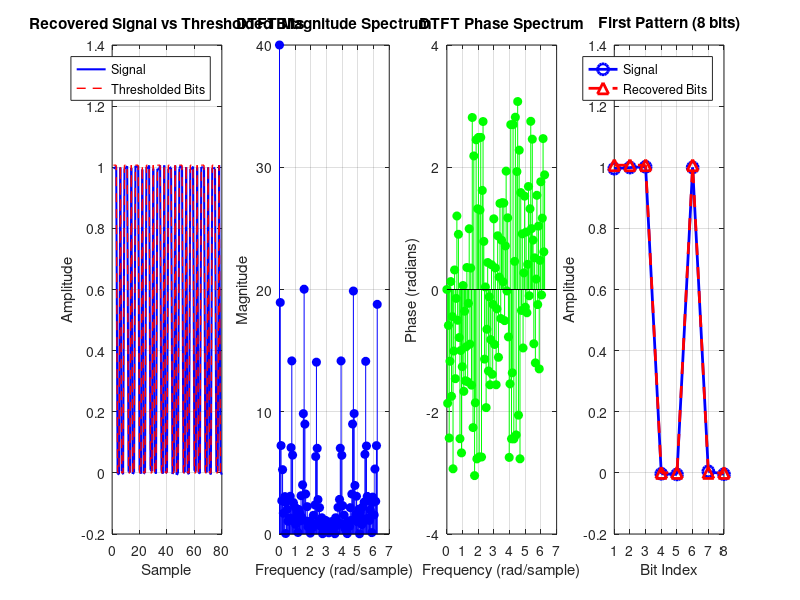

Recreate this plot in MATLAB. (Note: this script raises an error after producing the figure.)
%% Inverse DTFT with Phase Information
% This script takes DTFT complex values (real + imaginary) and recovers the original bit pattern
% Using phase information gives much better reconstruction than magnitude-only

clear all; close all;

% ========== INPUT: DTFT Complex Values ==========
% Copy dtft_real and dtft_imag arrays from Pico output
% Look for: ========== DTFT COMPLEX VALUES FOR MATLAB ==========
dtft_real = [
    40.000000;
    -5.422434;
    6.023712;
    -2.058626;
    2.036586;
    1.679697;
    -0.467443;
    2.764438;
    -0.039930;
    1.408290;
    1.915181;
    0.116517;
    2.868337;
    0.475534;
    2.701977;
    4.374987;
    10.007401;
    -4.929978;
    1.394233;
    -0.922329;
    0.673270;
    0.775013;
    -0.137637;
    1.735470;
    0.009657;
    1.186429;
    1.604222;
    0.064486;
    3.052884;
    0.747214;
    2.519299;
    9.244361;
    0.123008;
    -8.509957;
    -2.076949;
    -0.600349;
    -2.228182;
    -0.164682;
    -0.687702;
    -0.983291;
    0.017925;
    -0.722210;
    -0.697838;
    0.139742;
    -1.210630;
    -0.760764;
    -0.120195;
    -5.852535;
    9.922716;
    2.932602;
    2.813079;
    -0.374332;
    1.719236;
    0.591828;
    0.265115;
    1.318630;
    0.000300;
    0.780383;
    0.751303;
    0.057017;
    1.077437;
    0.163778;
    0.403441;
    0.843289;
    0.001205;
    0.917053;
    0.452702;
    0.135417;
    0.990126;
    0.065376;
    0.742118;
    0.755304;
    0.003766;
    1.317665;
    0.158298;
    0.605029;
    1.647698;
    -0.333288;
    2.827259;
    2.720531;
    10.111462;
    -5.942259;
    0.063394;
    -0.715906;
    -1.182810;
    0.095742;
    -0.599018;
    -0.706546;
    0.030453;
    -1.000590;
    -0.689316;
    -0.216782;
    -2.150978;
    -0.521126;
    -2.128614;
    -8.380008;
    -0.292989;
    9.275308;
    2.435093;
    0.909170;
    2.974222;
    0.043874;
    1.667245;
    1.194965;
    0.017440;
    1.656046;
    -0.156447;
    0.767419;
    0.546499;
    -0.926761;
    1.417182;
    -5.058693;
    9.751877;
    4.544383;
    2.669701;
    0.471888;
    2.786772;
    0.032920;
    1.899643;
    1.331977;
    0.030744;
    2.682383;
    -0.495274;
    1.556140;
    2.088917;
    -2.088140;
    5.897459;
    -5.644099
];
dtft_imag = [
    0.000000;
    -18.146128;
    -4.008826;
    -1.776041;
    -4.854614;
    0.219140;
    -2.611954;
    -1.311207;
    -0.008453;
    -2.225770;
    0.634466;
    -1.034060;
    -0.419568;
    1.233620;
    -1.487829;
    5.548453;
    -10.017267;
    -4.161850;
    -2.162972;
    -0.467187;
    -2.113309;
    0.050647;
    -1.440134;
    -0.644233;
    -0.123278;
    -1.615293;
    0.603788;
    -1.069500;
    -0.703446;
    1.148177;
    -3.134638;
    3.385790;
    -20.023033;
    2.890989;
    -2.526685;
    0.851891;
    -0.216800;
    -0.568578;
    0.569961;
    -0.382051;
    0.070118;
    0.553859;
    -0.297777;
    0.505020;
    0.926743;
    -0.322576;
    2.376705;
    2.430751;
    9.954172;
    -6.366350;
    0.117599;
    -0.990472;
    -1.307070;
    0.279711;
    -1.094055;
    -0.158796;
    -0.024542;
    -0.836419;
    0.321533;
    -0.307700;
    -0.269240;
    0.372185;
    -0.508035;
    0.311045;
    -0.098166;
    -0.300575;
    0.546608;
    -0.272431;
    0.203288;
    0.400003;
    -0.381453;
    0.789054;
    0.024927;
    0.165849;
    1.004081;
    -0.337604;
    1.426276;
    0.869988;
    -0.067540;
    6.466654;
    -9.910619;
    -2.474895;
    -2.325184;
    0.340741;
    -0.993719;
    -0.453237;
    0.285312;
    -0.592382;
    0.015087;
    0.335017;
    -0.658425;
    0.578622;
    0.143017;
    -0.988228;
    2.482330;
    -3.269865;
    19.873680;
    -3.316712;
    3.137130;
    -1.288470;
    0.830072;
    0.998475;
    -0.497088;
    1.635682;
    -0.006975;
    0.721942;
    1.358837;
    -0.078586;
    2.140440;
    0.381015;
    2.188906;
    4.109187;
    10.217858;
    -5.582522;
    1.522896;
    -1.215680;
    0.479417;
    1.106706;
    -0.477638;
    2.253942;
    -0.110173;
    1.385547;
    2.550409;
    -0.139624;
    4.890352;
    1.664829;
    4.179062;
    17.918648
];
% ========== PARAMETERS ==========
N = 80;  % Total signal length (8 bits * 10 repetitions)
num_freq_points = 128;  % Number of frequency points
pattern_len = 8;  % Original pattern length in bits

% ========== INVERSE DTFT WITH PHASE ==========
% Reconstruct signal using inverse DTFT formula with complex values
% x[n] = (1/N) * sum(X[k] * exp(j*2*pi*k*n/N)) for k=0 to N-1

recovered_signal = zeros(1, N);

for n = 0:N-1
    for k = 0:num_freq_points-1
        % Frequency
        omega = (2*pi * k) / num_freq_points;
        
        % Complex exponential: exp(j*omega*n) = cos(omega*n) + j*sin(omega*n)
        cos_part = cos(omega * n);
        sin_part = sin(omega * n);
        
        % Multiply DTFT value (real + j*imag) by complex exponential
        % (a + j*b) * (c + j*d) = (a*c - b*d) + j*(a*d + b*c)
        real_product = dtft_real(k+1) * cos_part - dtft_imag(k+1) * sin_part;
        
        % Sum only the real part
        recovered_signal(n+1) = recovered_signal(n+1) + real_product;
    end
end

% Normalize
recovered_signal = recovered_signal / num_freq_points;

% ========== EXTRACT BITS ==========
% Threshold to convert to binary (0 or 1)
threshold = max(recovered_signal) / 2;
recovered_bits = recovered_signal > threshold;

% Extract the first pattern
first_pattern = recovered_bits(1:pattern_len);

% ========== OUTPUT RESULTS ==========
fprintf('\n========== INVERSE DTFT RESULTS (WITH PHASE) ==========\n');
fprintf('Recovered signal (first 16 samples):\n');
for i = 1:min(16, length(recovered_signal))
    fprintf('%.4f  ', recovered_signal(i));
end
fprintf('\n\n');

fprintf('Recovered bits (first 16 samples):\n');
for i = 1:min(16, length(recovered_bits))
    fprintf('%d', recovered_bits(i));
end
fprintf('\n\n');

fprintf('Extracted first pattern (%d bits):\n', pattern_len);
pattern_str = sprintf('%d', first_pattern);
fprintf('%s\n', pattern_str);

% Convert to decimal
pattern_decimal = bin2dec(pattern_str);
fprintf('\nPattern in decimal: %d\n', pattern_decimal);
fprintf('Pattern in binary: 0b%s\n', pattern_str);

fprintf('======================================================\n\n');

% ========== VISUALIZATION ==========
figure('Position', [100, 100, 1400, 500]);

% Plot 1: Recovered signal
subplot(1, 4, 1);
plot(recovered_signal, 'b-', 'LineWidth', 1.5);
hold on;
plot(recovered_bits * max(recovered_signal), 'r--', 'LineWidth', 1);
xlabel('Sample');
ylabel('Amplitude');
title('Recovered Signal vs Thresholded Bits');
legend('Signal', 'Thresholded Bits');
grid on;

% Plot 2: DTFT Magnitude Spectrum
subplot(1, 4, 2);
magnitude = sqrt(dtft_real.^2 + dtft_imag.^2);
omega_axis = (2*pi * (0:length(dtft_real)-1)) / length(dtft_real);
stem(omega_axis, magnitude, 'b', 'filled');
xlabel('Frequency (rad/sample)');
ylabel('Magnitude');
title('DTFT Magnitude Spectrum');
grid on;

% Plot 3: DTFT Phase Spectrum
subplot(1, 4, 3);
phase = atan2(dtft_imag, dtft_real);
stem(omega_axis, phase, 'g', 'filled');
xlabel('Frequency (rad/sample)');
ylabel('Phase (radians)');
title('DTFT Phase Spectrum');
grid on;

% Plot 4: First pattern zoomed
subplot(1, 4, 4);
plot(1:pattern_len, recovered_signal(1:pattern_len), 'bo-', 'LineWidth', 2, 'MarkerSize', 8);
hold on;
plot(1:pattern_len, recovered_bits(1:pattern_len) * max(recovered_signal), 'r^--', 'LineWidth', 2, 'MarkerSize', 8);
xlabel('Bit Index');
ylabel('Amplitude');
title(sprintf('First Pattern (%d bits)', pattern_len));
legend('Signal', 'Recovered Bits');
grid on;
xticks(1:pattern_len);

sgtitle('Inverse DTFT Analysis with Phase Information');
